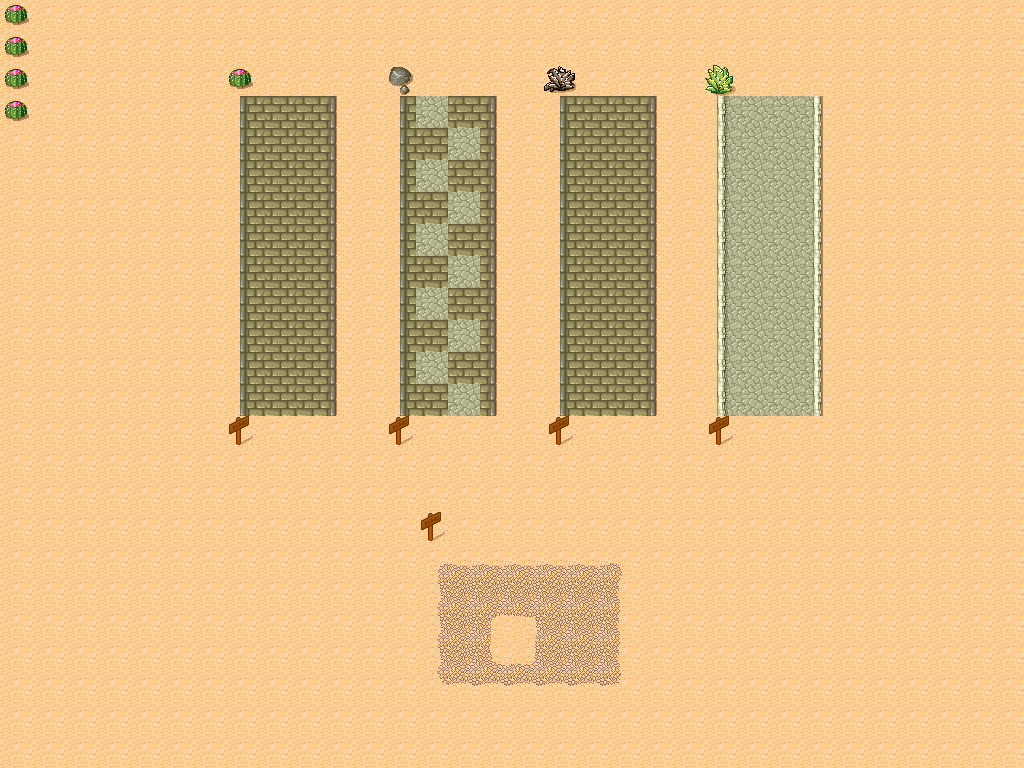

This is a level from a 2D game, rendered from its Tiled map with the project's own tilesets. A one-line summary and the complete map file follow:
An orthogonal 32x24 tile map with 32x32 px tiles, 1 tile layer (块层 1).

<map version="1.0" orientation="orthogonal" renderorder="right-down" width="32" height="24" tilewidth="32" tileheight="32" nextobjectid="1">
 <tileset firstgid="1" name="tmw_desert_spacing" tilewidth="32" tileheight="32" spacing="1" margin="1" tilecount="48" columns="8">
  <image source="tmw_desert_spacing.png" width="265" height="199" />
 </tileset>
 <layer name="块层 1" width="32" height="24">
  <data encoding="csv">
31,30,30,30,30,30,30,30,30,30,30,30,30,30,30,30,30,30,30,30,30,30,30,30,30,30,30,30,30,30,30,30,
31,30,30,30,30,30,30,30,30,30,30,30,30,30,30,30,30,30,30,30,30,30,30,30,30,30,30,30,30,30,30,30,
31,30,30,30,30,30,30,31,30,30,30,30,32,30,30,30,30,39,30,30,30,30,40,30,30,30,30,30,30,30,30,30,
31,30,30,30,30,30,30,9,10,10,11,30,9,34,10,11,30,9,10,10,11,30,33,34,34,35,30,30,30,30,30,30,
30,30,30,30,30,30,30,9,10,10,11,30,9,10,34,11,30,9,10,10,11,30,33,34,34,35,30,30,30,30,30,30,
30,30,30,30,30,30,30,9,10,10,11,30,9,34,10,11,30,9,10,10,11,30,33,34,34,35,30,30,30,30,30,30,
30,30,30,30,30,30,30,9,10,10,11,30,9,10,34,11,30,9,10,10,11,30,33,34,34,35,30,30,30,30,30,30,
30,30,30,30,30,30,30,9,10,10,11,30,9,34,10,11,30,9,10,10,11,30,33,34,34,35,30,30,30,30,30,30,
30,30,30,30,30,30,30,9,10,10,11,30,9,10,34,11,30,9,10,10,11,30,33,34,34,35,30,30,30,30,30,30,
30,30,30,30,30,30,30,9,10,10,11,30,9,34,10,11,30,9,10,10,11,30,33,34,34,35,30,30,30,30,30,30,
30,30,30,30,30,30,30,9,10,10,11,30,9,10,34,11,30,9,10,10,11,30,33,34,34,35,30,30,30,30,30,30,
30,30,30,30,30,30,30,9,10,10,11,30,9,34,10,11,30,9,10,10,11,30,33,34,34,35,30,30,30,30,30,30,
30,30,30,30,30,30,30,9,10,10,11,30,9,10,34,11,30,9,10,10,11,30,33,34,34,35,30,30,30,30,30,30,
30,30,30,30,30,30,30,46,30,30,30,30,46,30,30,30,30,46,30,30,30,30,46,30,30,30,30,30,30,30,30,30,
30,30,30,30,30,30,30,30,30,30,30,30,30,30,30,30,30,30,30,30,30,30,30,30,30,30,30,30,30,30,30,30,
30,30,30,30,30,30,30,30,30,30,30,30,30,30,30,30,30,30,30,30,30,30,30,30,30,30,30,30,30,30,30,30,
30,30,30,30,30,30,30,30,30,30,30,30,30,46,30,30,30,30,30,30,30,30,30,30,30,30,30,30,30,30,30,30,
30,30,30,30,30,30,30,30,30,30,30,30,30,6,7,7,7,7,7,8,30,30,30,30,30,30,30,30,30,30,30,30,
30,30,30,30,30,30,30,30,30,30,30,30,30,14,15,15,15,15,15,16,30,30,30,30,30,30,30,30,30,30,30,30,
30,30,30,30,30,30,30,30,30,30,30,30,30,14,15,4,5,15,15,16,30,30,30,30,30,30,30,30,30,30,30,30,
30,30,30,30,30,30,30,30,30,30,30,30,30,14,15,12,13,15,15,16,30,30,30,30,30,30,30,30,30,30,30,30,
30,30,30,30,30,30,30,30,30,30,30,30,30,22,23,23,23,23,23,24,30,30,30,30,30,30,30,30,30,30,30,30,
30,30,30,30,30,30,30,30,30,30,30,30,30,30,30,30,30,30,30,30,30,30,30,30,30,30,30,30,30,30,30,30,
30,30,30,30,30,30,30,30,30,30,30,30,30,30,30,30,30,30,30,30,30,30,30,30,30,30,30,30,30,30,30,30
</data>
 </layer>
</map>
